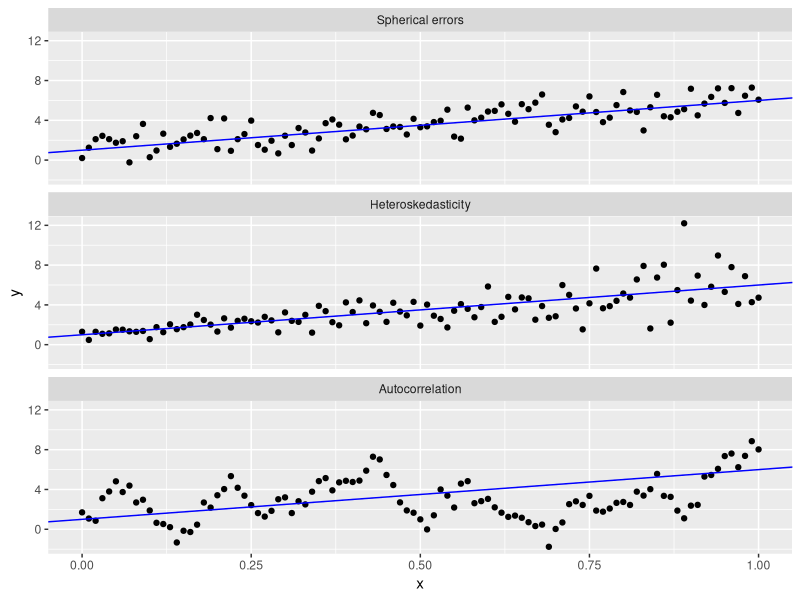
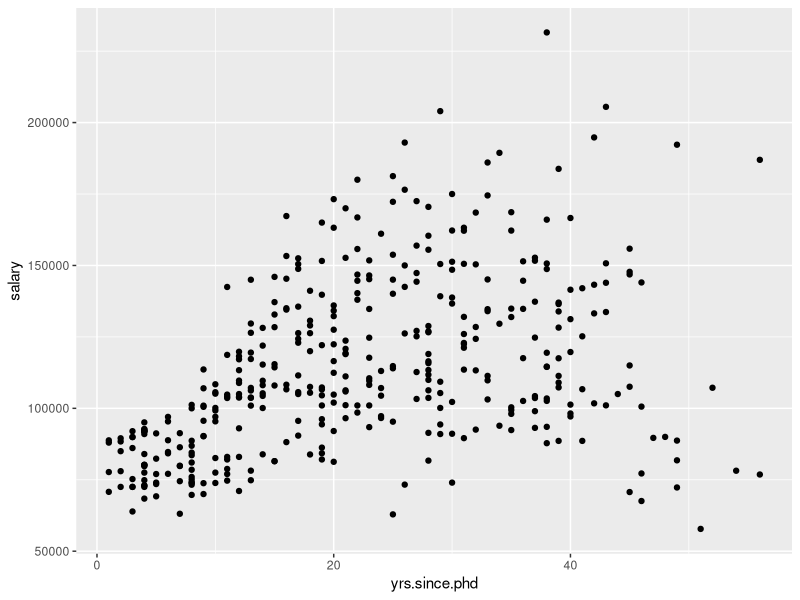

Generate these figures, in order, with R:
## ---- chunk 1
library("tidyverse")

set.seed(41)

## Generate covariate
n_obs <- 101
x <- seq(0, 1, length.out = n_obs)

## Generate errors
e_spher <- rnorm(n_obs, sd = 1)
e_het <- rnorm(n_obs, sd = 0.25 + 2 * x)
e_auto <- numeric(n_obs)
e_auto[1] <- rnorm(1, sd = 1)
for (i in 2:n_obs) {
    e_auto[i] <- 0.95 * e_auto[i - 1] + rnorm(1, sd = 1)
}

## Generate response
alpha <- 1
beta <- 5
ey <- alpha + beta * x
y_spher <- ey + e_spher
y_het <- ey + e_het
y_auto <- ey + e_auto

data_error_types <- tibble(x, y_spher, y_het, y_auto) %>%
    gather(key = y_type, value = y, starts_with("y")) %>%
    mutate(y_type = factor(y_type,
                           levels = c("y_spher", "y_het", "y_auto"),
                           labels = c("Spherical errors", "Heteroskedasticity", "Autocorrelation")))

ggplot(data_error_types, aes(x = x, y = y)) +
    geom_point() +
    geom_abline(intercept = alpha, slope = beta, colour = "blue") +
    facet_wrap(~ y_type, ncol = 1)
## ---- chunk 2
library("tidyverse")
library("broom")
library("car")
library("lmtest")
library("sandwich")
## ---- chunk 3
data(Salaries)
head(Salaries)
## ---- chunk 4
ggplot(Salaries, aes(x = yrs.since.phd, y = salary)) +
    geom_point()
## ---- chunk 5
ols_salaries <- lm(salary ~ yrs.since.phd + yrs.service,
                   data = Salaries)
summary(ols_salaries)

wls_salaries <- lm(salary ~ yrs.since.phd + yrs.service,
                   weights = 1 / yrs.since.phd,
                   data = Salaries)
summary(wls_salaries)
## ---- chunk 6
bptest(ols_salaries)
## ---- chunk 7
bptest(ols_salaries,
       ~ yrs.since.phd * yrs.service + I(yrs.since.phd^2) + I(yrs.service^2),
       data = Salaries)
## ---- chunk 8
vcv_hc3 <- vcovHC(ols_salaries)
vcv_hc3
## ---- chunk 9
coeftest(ols_salaries)  # Original table
coeftest(ols_salaries, vcov = vcv_hc3)  # With corrected SEs
## ---- chunk 10
tidy(coeftest(ols_salaries, vcov = vcv_hc3))
## ---- chunk 11
linearHypothesis(ols_salaries,
                 c("yrs.since.phd = 1500", "yrs.service = -500"),
                 vcov = vcv_hc3,
                 test = "Chisq")
## ---- chunk 12
vcv_hc3_wls <- vcovHC(wls_salaries)
coeftest(wls_salaries)  # Original
coeftest(wls_salaries, vcov = vcv_hc3_wls)  # Corrected
